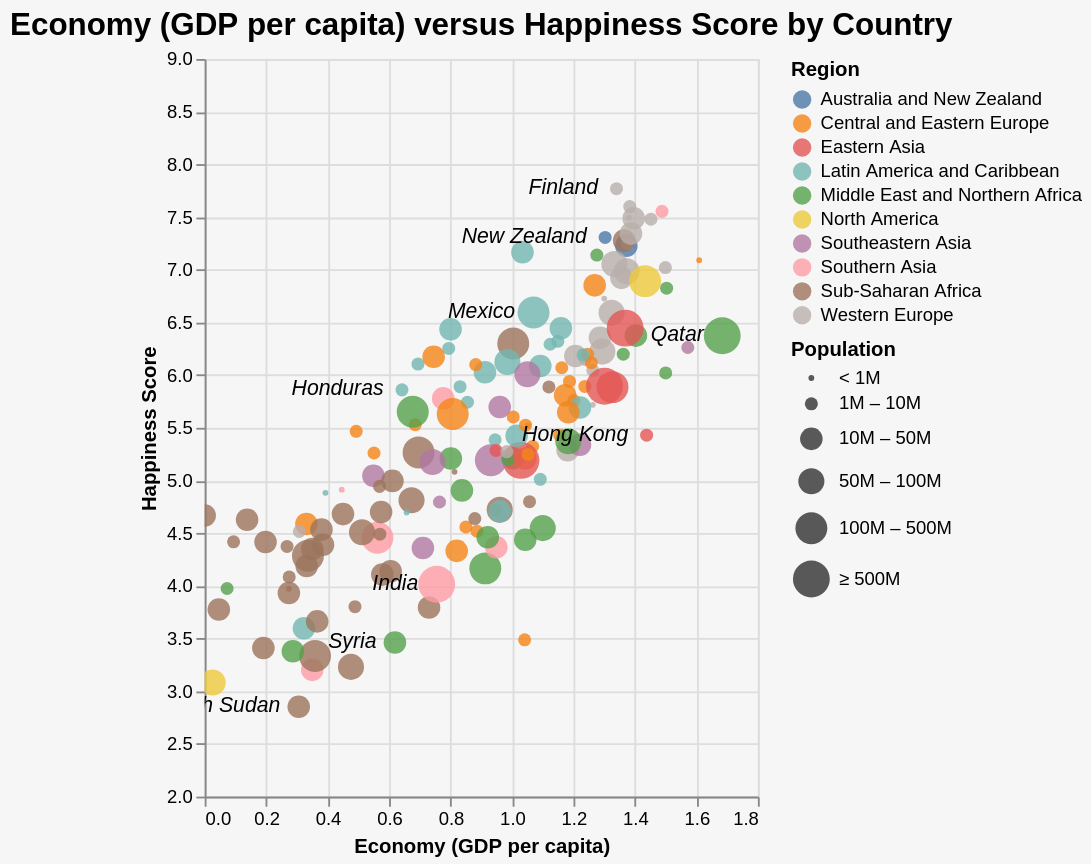

Vega-Lite specification stored for this chart:
### Vega-Lite specification from a JSON file in a GitHub repository (floating-point values rounded to 4 significant figures; data arrays with more than 128 entries replaced by an {"elided": "..."} marker saying what was removed)
{"$schema": "https://vega.github.io/schema/vega-lite/v4.json", "title": {"text": "Economy (GDP per capita) versus Happiness Score by Country", "fontSize": 17, "fontWeight": 600}, "padding": 5, "description": "A scatterplot showing the correlation between Economy (GDP per capita) and Happiness Score of every country having a third dimension using region as different colours to represent each different regions.", "width": "container", "height": 400, "data": {"values": {"elided": "157 records"}}, "params": [{"name": "Population_Above", "value": 0, "bind": {"input": "range", "min": 0, "max": 100000000, "step": 1000000, "name": "Minimum Population: "}}, {"name": "region_selection", "bind": {"input": "select", "options": [null, "Australia and New Zealand", "Central and Eastern Europe", "Eastern Asia", "Latin America and Caribbean", "Middle East and Northern Africa", "North America", "Southeastern Asia", "Southern Asia", "Sub-Saharan Africa", "Western Europe"], "labels": ["Show All", "Australia and New Zealand", "Central and Eastern Europe", "Eastern Asia", "Latin America and Caribbean", "Middle East and Northern Africa", "North America", "Southeastern Asia", "Southern Asia", "Sub-Saharan Africa", "Western Europe"], "name": "Region Selection: "}}], "encoding": {"x": {"field": "Economy (GDP per capita)", "type": "quantitative", "scale": {"type": "linear", "domain": [0, 1.8]}}, "y": {"field": "Happiness Score", "type": "quantitative", "scale": {"type": "linear", "domain": [2, 9]}}, "color": {"field": "Region", "type": "nominal"}}, "transform": [{"filter": "region_selection == null || datum.Region == region_selection"}, {"filter": "datum.Population > Population_Above"}], "layer": [{"selection": {"region_highlight": {"type": "multi", "fields": ["Region"], "bind": "legend"}, "grid": {"type": "interval", "bind": "scales"}}, "mark": {"type": "circle", "tooltip": true}, "encoding": {"size": {"field": "Population", "type": "quantitative", "scale": {"type": "threshold", "domain": [1000000, 10000000, 50000000, 100000000, 500000000], "range": [10, 50, 150, 200, 300, 400]}, "legend": {"format": ".1s"}}, "color": {"field": "Region", "type": "nominal"}, "opacity": {"condition": {"selection": "region_highlight", "value": 0.8}, "value": 0.2}, "tooltip": [{"field": "Country", "type": "nominal"}, {"field": "Economy (GDP per capita)", "type": "quantitative", "format": ","}, {"field": "Happiness Score", "type": "quantitative", "format": ","}, {"field": "Region", "type": "nominal"}, {"field": "Population", "type": "quantitative", "format": ","}]}}, {"mark": {"type": "text", "align": "right", "dx": -10, "fontSize": 11.5, "fontStyle": "italic"}, "encoding": {"text": {"field": "Country", "type": "nominal"}, "color": {"value": "black"}, "opacity": {"condition": {"test": "datum['Country'] == 'Finland' || datum['Country'] == 'Honduras' || datum['Country'] == 'Qatar' || datum['Country'] == 'New Zealand' || datum['Country'] == 'Hong Kong' || datum['Country'] == 'South Sudan' ||  datum['Country'] == 'Syria' || datum['Country'] == 'India' || datum['Country'] == 'Mexico' ", "value": 1}, "value": 0}, "tooltip": [{"field": "Country", "type": "nominal"}, {"field": "Economy (GDP per capita)", "type": "quantitative", "format": ","}, {"field": "Happiness Score", "type": "quantitative", "format": ","}, {"field": "Region", "type": "nominal"}, {"field": "Population", "type": "quantitative", "format": ","}]}}], "background": "#F6F6F6", "config": {}}
